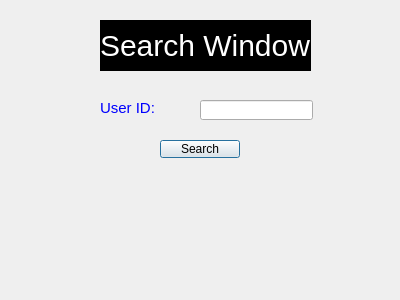
<?xml version="1.0" encoding="UTF-8"?>
<ui version="4.0">
 <class>findBox</class>
 <widget class="QDialog" name="findBox">
  <property name="geometry">
   <rect>
    <x>0</x>
    <y>0</y>
    <width>400</width>
    <height>300</height>
   </rect>
  </property>
  <property name="windowTitle">
   <string>Dialog</string>
  </property>
  <property name="styleSheet">
   <string notr="true">QLabel{
font-size:15px;
color:blue;
}</string>
  </property>
  <widget class="QLabel" name="label">
   <property name="geometry">
    <rect>
     <x>100</x>
     <y>20</y>
     <width>211</width>
     <height>51</height>
    </rect>
   </property>
   <property name="styleSheet">
    <string notr="true">QLabel {
font-size:30px;
background:black;
color:white;
}</string>
   </property>
   <property name="text">
    <string>Search Window</string>
   </property>
  </widget>
  <widget class="QLabel" name="label_2">
   <property name="geometry">
    <rect>
     <x>100</x>
     <y>100</y>
     <width>91</width>
     <height>16</height>
    </rect>
   </property>
   <property name="text">
    <string>User ID:</string>
   </property>
  </widget>
  <widget class="QLineEdit" name="lineEdit">
   <property name="geometry">
    <rect>
     <x>200</x>
     <y>100</y>
     <width>113</width>
     <height>20</height>
    </rect>
   </property>
  </widget>
  <widget class="QPushButton" name="pushButton">
   <property name="geometry">
    <rect>
     <x>160</x>
     <y>140</y>
     <width>80</width>
     <height>18</height>
    </rect>
   </property>
   <property name="text">
    <string>Search</string>
   </property>
  </widget>
 </widget>
 <resources/>
 <connections/>
</ui>
